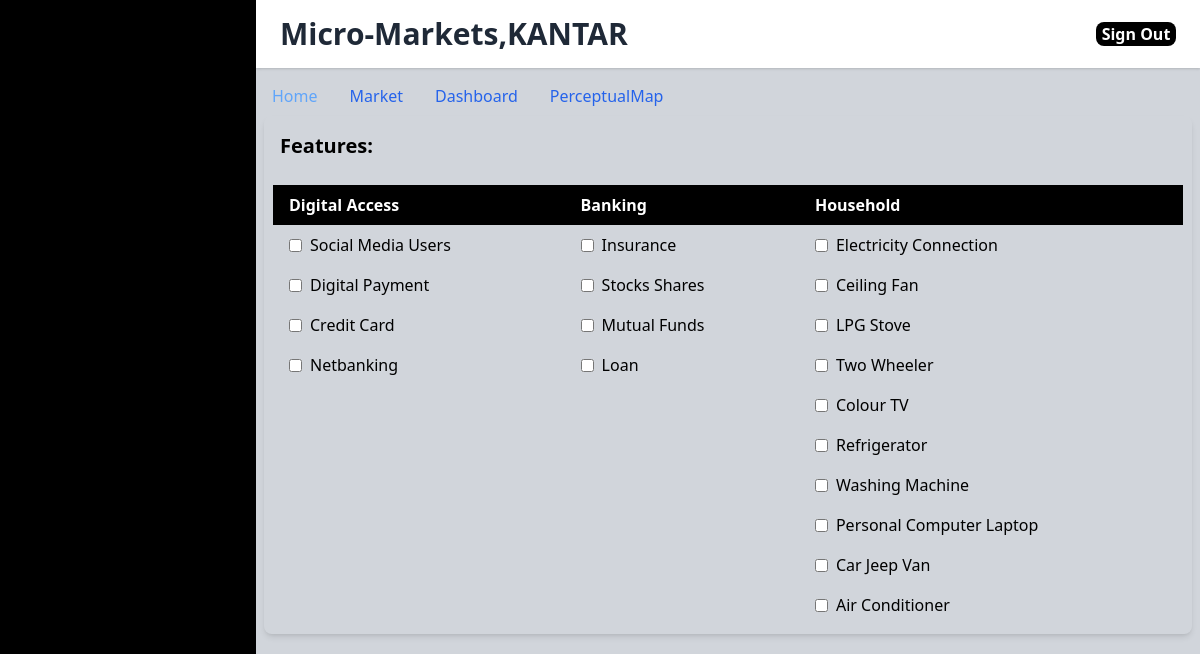
The page /home on the database its author committed.
### tables this page shows
CREATE TABLE features (
                    variable TEXT NOT NULL,
                    name TEXT NOT NULL,
                    PRIMARY KEY (variable)
                );

### mainnew.py (the view)
@app.get("/home", response_class=HTMLResponse)
async def home(request: Request, selected_features: List[str] = Query(default=[]),
               selected_states: List[str] = Query(default=[]),
               selected_cities: List[str] = Query(default=[]),
               selected_pincodes: List[int] = Query(default=[])):
    context = generate_context(selected_features,selected_states,selected_cities,selected_pincodes)
    logger.info(f"Rendering home page with selected features: {selected_features},states:{selected_states},cities:{selected_cities},pincodes:{selected_pincodes}")
    return templates.TemplateResponse("home.html", {"request": request, **context,
                                                    "markets": markets})

### templates/home.html (shortened to what this page needs)
{% extends "base.html" %}
{% block content %}
<div>
  {% if features %}
  <div class=" container p-2 mb-4  rounded-lg shadow-md">
    <h2 class="text-xl font-semibold p-2 mb-4">Features:</h2>
    <div class="overflow-x-auto">
      <table class="min-w-full table-auto border border-gray-300">
        <thead class="bg-black text-white">
          <tr>
            {% for category in features.keys() %}
              <th class="px-4 py-2 text-left">{{ category }}</th>
            {% endfor %}
          </tr>
        </thead>
        <tbody>
          {% set max_rows = features.values() | map('length') | max %}
          {% for i in range(max_rows) %}
            <tr>
              {% for category, items in features.items() %}
                <td class="px-4 py-2">
                  {% if i < items|length %}
                    <label class="flex items-center space-x-2">
                      <input type="checkbox"name="feature"
                        value="{{ items[i].variable }}" class="form-checkbox text-gray-400"
                        {% if items[i].checked %}checked{% endif %}>
                      <span>{{ items[i].name }}</span>
                    </label>
                  {% endif %}
                </td>
              {% endfor %}
            </tr>
          {% endfor %}
        </tbody>
      </table>
    </div>
  </div>
  {% else %}
      <p>No features available.</p>
  {% endif %}
</div>
{% endblock %}

### templates/base.html (shortened to what this page needs)
<!DOCTYPE html>
<html lang="en">
<head>
  <link rel="stylesheet"href="{{url_for('static',path='/css/app.css')}}">
  <link href="https://cdn.jsdelivr.net/npm/tailwindcss@2.2.19/dist/tailwind.min.css" rel="stylesheet">
</head>
<body class="bg-gray-300 h-full">
  <div class="h-full flex flex-col">
    <div class="flex flex-no-wrap h-full overflow-y-auto">
      <div class="overflow-y-auto md:w-64 bg-black text-white flex-shrink-0 h-full">
      </div>
      <div class="flex-grow flex flex-col h-full">
        <header class="bg-white shadow">
          <div class="container mx-auto px-6 py-4">
            <div class="flex justify-between items-center">
              <div>
                <h1 class="text-3xl font-semibold  text-gray-800">Micro-Markets,KANTAR</h1>
              </div>
              <div>
                <form action="/signout" method="get">
                  <button type="signout" class="h-15 w-20 bg-black hover:bg-gray-500 focus:bg-gray-500 text-white font-semibold rounded-lg">Sign Out</button>
                </form>
              </div>
            </div>
          </div>
        </header>
        <main class="p-2 flex-grow overflow-y-auto">
          <div class="flex p-2">
            <nav class="navbar flex space-x-4 gap-4 text-blue-600 hover:underline">
              {% for item in nav_items %}
              <a href="#" onclick="navigateTo('{{ item.lower() }}')"
                {% if request.url.path == '/' + item.lower() or (item == 'Home' and request.url.path == '/home') %}
                class="active text-blue-400"{% endif %}>
                {{ item }}
              </a>
              {% endfor %}
            </nav>
          </div>
          <div class="flex-1 flex-grow h-full">
            {% block content %}{% endblock %}
          </div>
        </main>
      </div>
    </div>
  </div>
</body>
</html>

### static/css/app.css (style rules this page uses)
html, :host { line-height: 1.5; -webkit-text-size-adjust: 100%; -moz-tab-size: 4; -o-tab-size: 4; tab-size: 4; font-family: ui-sans-serif, system-ui, sans-serif, "Apple Color Emoji", "Segoe UI Emoji", "Segoe UI Symbol", "Noto Color Emoji"; font-feature-settings: normal; font-variation-settings: normal; -webkit-tap-highlight-color: transparent; }
body { margin: 0; line-height: inherit; }
h1, h2, h3, h4, h5, h6 { font-size: inherit; font-weight: inherit; }
a { color: inherit; text-decoration: inherit; }
table { text-indent: 0; border-color: inherit; border-collapse: collapse; }
button, input, optgroup, select, textarea { font-family: inherit; font-feature-settings: inherit; font-variation-settings: inherit; font-size: 100%; font-weight: inherit; line-height: inherit; letter-spacing: inherit; color: inherit; margin: 0; padding: 0; }
button, select { text-transform: none; }
button, input:where([type='button']), input:where([type='reset']), input:where([type='submit']) { -webkit-appearance: button; background-color: transparent; background-image: none; }
blockquote, dl, dd, h1, h2, h3, h4, h5, h6, hr, figure, p, pre { margin: 0; }
input::placeholder, textarea::placeholder { opacity: 1; color: #9ca3af; }
button, [role="button"] { cursor: pointer; }
.mb-4 { margin-bottom: 1rem; }
.flex { display: flex; }
.h-full { height: 100%; }
.flex-col { flex-direction: column; }
.items-center { align-items: center; }
.justify-between { justify-content: space-between; }
.rounded-lg { border-radius: 0.5rem; }
.border { border-width: 1px; }
.border-gray-300 { --tw-border-opacity: 1; border-color: rgb(209 213 219 / var(--tw-border-opacity, 1)); }
.bg-white { --tw-bg-opacity: 1; background-color: rgb(255 255 255 / var(--tw-bg-opacity, 1)); }
.px-4 { padding-left: 1rem; padding-right: 1rem; }
.py-2 { padding-top: 0.5rem; padding-bottom: 0.5rem; }
.px-6 { padding-left: 1.5rem; padding-right: 1.5rem; }
.text-xl { font-size: 1.25rem; line-height: 1.75rem; }
.font-semibold { font-weight: 600; }
.text-white { --tw-text-opacity: 1; color: rgb(255 255 255 / var(--tw-text-opacity, 1)); }
.shadow { --tw-shadow: 0 1px 3px 0 rgb(0 0 0 / 0.1), 0 1px 2px -1px rgb(0 0 0 / 0.1); --tw-shadow-colored: 0 1px 3px 0 var(--tw-shadow-color), 0 1px 2px -1px var(--tw-shadow-color); box-shadow: var(--tw-ring-offset-shadow, 0 0 #0000), var(--tw-ring-shadow, 0 0 #0000), var(--tw-shadow); }
.shadow-md { --tw-shadow: 0 4px 6px -1px rgb(0 0 0 / 0.1), 0 2px 4px -2px rgb(0 0 0 / 0.1); --tw-shadow-colored: 0 4px 6px -1px var(--tw-shadow-color), 0 2px 4px -2px var(--tw-shadow-color); box-shadow: var(--tw-ring-offset-shadow, 0 0 #0000), var(--tw-ring-shadow, 0 0 #0000), var(--tw-shadow); }

### templates/base.html (style rules this page uses)
html, body { height: 100%; }

### rows shown on the page
features: name "Social Media Users"
features: name "Insurance"
features: name "Electricity Connection"
features: name "Digital Payment"
features: name "Stocks Shares"
features: name "Ceiling Fan"
features: name "Credit Card"
features: name "Mutual Funds"
features: name "LPG Stove"
features: name "Netbanking"
features: name "Loan"
features: name "Two Wheeler"
features: name "Colour TV"
features: name "Refrigerator"
features: name "Washing Machine"
features: name "Personal Computer Laptop"
features: name "Car Jeep Van"
features: name "Air Conditioner"

### other values the page prints
{{ item }} "Home" "Market" "Dashboard" "PerceptualMap"
{{ category }} "Digital Access" "Banking" "Household"
